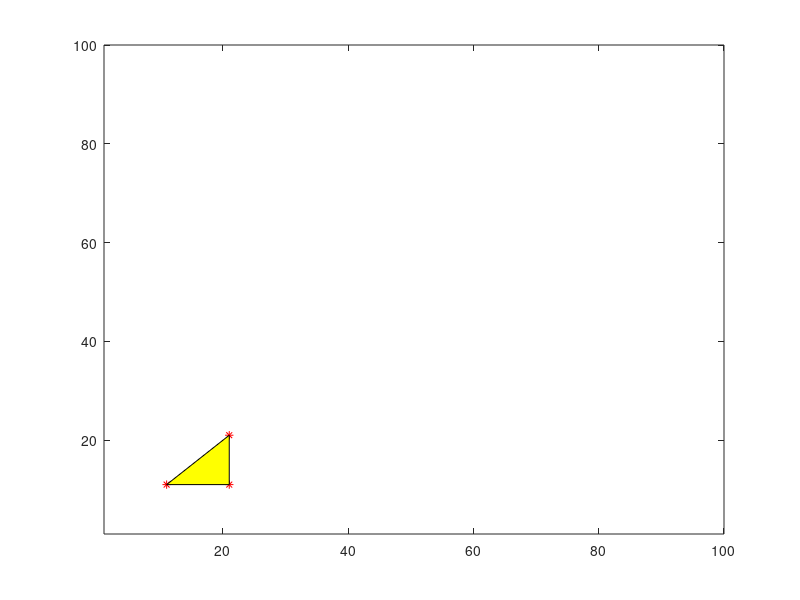
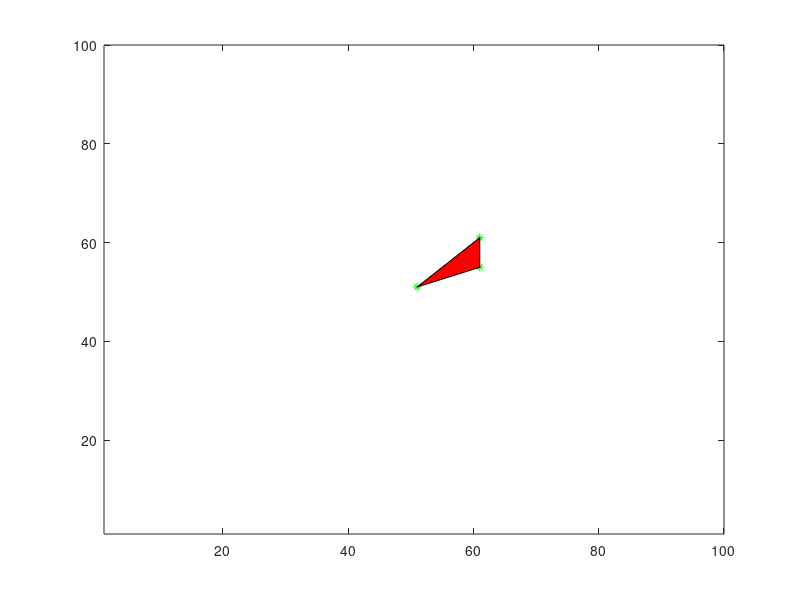

The MATLAB script that drew these images, in order: (Note: this script raises an error after producing the figures.)
clear
close all
clc
movingPoints = [11 11;21 11; 21 21]
movingPoints(:,3)=1;
fixedPoints  = [51 51;61 55; 61 61]
fixedPoints(:,3)=1;
transform=inv(movingPoints)*fixedPoints
figure(1);
for k=1:3
    plot(movingPoints(k,1),movingPoints(k,2),'-r*');
    hold on
end
fill(movingPoints(:,1),movingPoints(:,2),'y');
axis([1 100 1 100])
    

figure(2);
for k=1:3
    plot(fixedPoints(k,1),fixedPoints(k,2),'-g*');
    hold on
end
fill(fixedPoints(:,1),fixedPoints(:,2),'r');
axis([1 100 1 100])

tform = fitgeotrans(movingPoints(:,1:2),fixedPoints(:,1:2),'affine');
T=tform.T


res=movingPoints*T;


figure(3);
for k=1:3
    plot(res(k,1),res(k,2),'-g*');
    hold on
end
% fill(res(:,1),res(:,2),'r');
axis([1 100 1 100])
